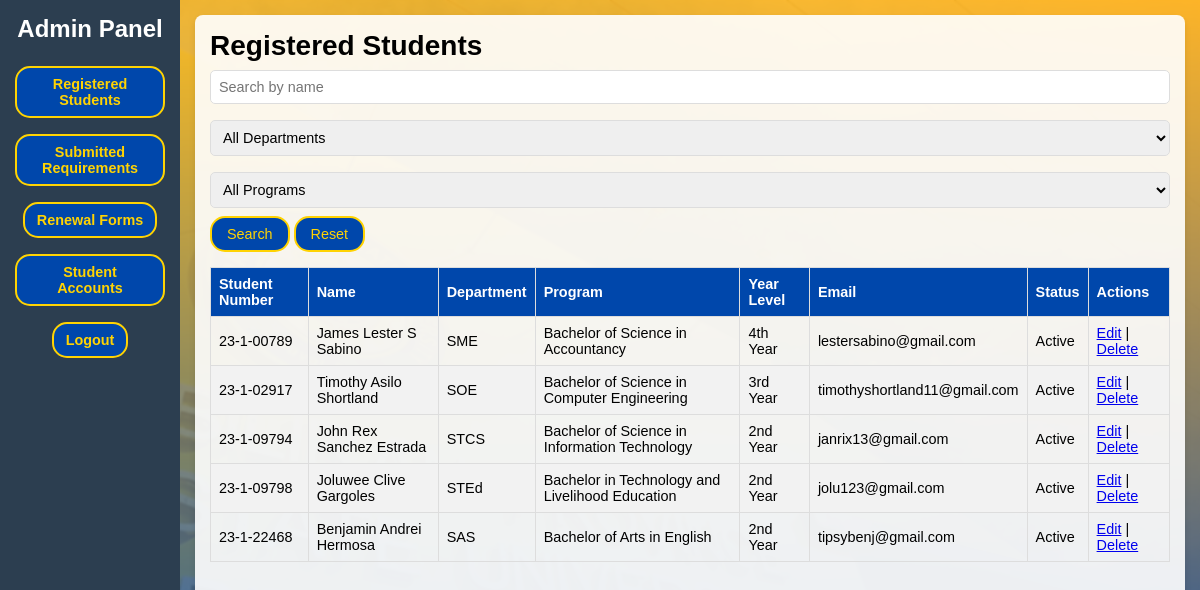
Screenshot of /admin/index-admin.php (signed in) with the database file from the repository.
### tables this page shows
CREATE TABLE `registration` (
  `student_number` varchar(255) NOT NULL,
  `first_name` varchar(255) NOT NULL,
  `middle_name` varchar(255) NOT NULL,
  `last_name` varchar(255) NOT NULL,
  `gender` enum('male','female','other') NOT NULL,
  `age` varchar(255) NOT NULL,
  `phone_number` varchar(255) NOT NULL,
  `email` varchar(255) NOT NULL,
  `country` varchar(255) NOT NULL,
  `province` varchar(255) NOT NULL,
  `municipality` varchar(255) NOT NULL,
  `barangay` varchar(255) NOT NULL,
  `department` varchar(255) NOT NULL,
  `program` varchar(255) NOT NULL,
  `year_level` varchar(255) NOT NULL,
  `grades` varchar(255) NOT NULL,
  `prospectus` varchar(255) NOT NULL,
  `school_id` varchar(255) NOT NULL,
  `status` enum('Pending','Active','Inactive') NOT NULL
);

### admin/index-admin.php (the view, shortened to what this page needs)
<?php
require 'db.php';
$searchName = isset($_GET['name']) ? $_GET['name'] : '';
$searchDepartment = isset($_GET['department']) ? $_GET['department'] : '';
$searchProgram = isset($_GET['program']) ? $_GET['program'] : '';
$sql = "SELECT student_number, first_name, middle_name, last_name, department, program, year_level, email, status
        FROM registration
        WHERE
        (first_name LIKE ? OR last_name LIKE ? OR CONCAT(first_name, ' ', last_name) LIKE ?)
        AND (department = ? OR ? = '')
        AND (program = ? OR ? = '')";
$stmt = $conn->prepare($sql);
$searchNameWildcard = '%' . $searchName . '%';
$stmt->bind_param(
    "sssssss",
    $searchNameWildcard,
    $searchNameWildcard,
    $searchNameWildcard,
    $searchDepartment,
    $searchDepartment,
    $searchProgram,
    $searchProgram
);
$stmt->execute();
$result = $stmt->get_result();
?>
<!DOCTYPE html>
<html>
<head>
    <link rel="stylesheet" href="stylesheets/style-admin.css">
</head>
<body>
<div class="sidebar">
    <h2>Admin Panel</h2>
    <a href="javascript:void(0);" onclick="toggleSection('students-section')">Registered Students</a>
    <a href="javascript:void(0);" onclick="toggleSection('requirements-section')">Submitted Requirements</a>
    <a href="javascript:void(0);" onclick="toggleSection('renewal-section')">Renewal Forms</a>
    <a href="javascript:void(0);" onclick="toggleSection('accounts-section')">Student Accounts</a>
    <a href="login.php">Logout</a>
</div>
<div class="main">
    <div id="students-section">
        <h1>Registered Students</h1>
        <form method="get" action="index-admin.php" class="search-form">
            <input type="text" name="name" placeholder="Search by name" value="<?php echo htmlspecialchars($searchName); ?>">
            <select name="department" id="department" onchange="updatePrograms()">
                <option value="">All Departments</option>
            </select>
            <select name="program" id="program">
                <option value="">All Programs</option>
            </select>
            <button type="submit">Search</button>
            <a href="index-admin.php"><button type="button">Reset</button></a>
        </form>
        <table>
            <thead>
                <tr>
                    <th>Student Number</th>
                    <th>Name</th>
                    <th>Department</th>
                    <th>Program</th>
                    <th>Year Level</th>
                    <th>Email</th>
                    <th>Status</th>
                    <th>Actions</th>
                </tr>
            </thead>
            <tbody>
                <?php
                if ($result->num_rows > 0) {
                    while ($row = $result->fetch_assoc()) {
                        $fullName = $row['first_name'] . ' ' . $row['middle_name'] . ' ' . $row['last_name'];
                        $status = $row['status'];
                        echo "<tr>
                            <td>{$row['student_number']}</td>
                            <td>{$fullName}</td>
                            <td>{$row['department']}</td>
                            <td>{$row['program']}</td>
                            <td>{$row['year_level']}</td>
                            <td>{$row['email']}</td>
                            <td>{$status}</td>
                            <td>
                                <a href='edit_student.php?student_number={$row['student_number']}'>Edit</a> |
                                <a href='delete_student.php?student_number={$row['student_number']}' onclick='return confirm(\"Delete this student?\")'>Delete</a>
                            </td>
                        </tr>";
                    }
                } else {
                    echo "<tr><td colspan='8'>No students found.</td></tr>";
                }
                ?>
            </tbody>
        </table>
    </div>
</div>
</body>
</html>

### stylesheets/style-admin.css (style rules this page uses)
* { margin: 0; padding: 0; }
*, *::before, *::after { box-sizing: border-box; }
body { background-repeat: no-repeat; background-attachment: fixed; background-position: center; background-size: cover; background-image: linear-gradient(rgba(255, 185, 33, 0.897), rgba(0, 71, 171, 0.897)), url('images/Background1.png'); backdrop-filter: blur(1px); height: 100vh; width: 100vw; display: flex; flex-direction: row; font-family: 'Montserrat', sans-serif; font-size: 14px; }
.sidebar { width: 180px; background-color: #2c3e50; color: white; height: 100vh; padding: 15px; position: relative; display: flex; flex-direction: column; align-items: center; text-align: center; flex-shrink: 0; }
.sidebar h2 { font-size: 1.5rem; margin-bottom: 15px; color: #FFFFFF; }
.sidebar a { display: block; margin: 8px 0; color: #FFD302; background-color: #0047AB; text-decoration: none; padding: 8px 12px; border: 2px solid #FFD302; border-radius: 15px; font-size: 0.9rem; font-weight: bold; transition: transform 0.2s ease, background-color 0.3s ease, color 0.3s ease; }
.main { flex-grow: 1; padding: 15px; background-color: rgba(255, 255, 255, 0.9); border-radius: 8px; margin: 15px; box-shadow: 0px 4px 6px rgba(0, 0, 0, 0.1); width: calc(100% - 220px); max-width: 1000px; overflow-y: auto; }
table { width: 100%; border-collapse: collapse; margin-top: 15px; }
table, th, td { border: 1px solid #ddd; }
th, td { padding: 8px; text-align: left; font-size: 0.9rem; }
th { background-color: #0047AB; color: white; }
tr:nth-child(even) { background-color: #f2f2f2; }
button { background-color: #0047AB; color: #FFD302; border: 2px solid #FFD302; border-radius: 15px; padding: 8px 15px; font-size: 0.9rem; cursor: pointer; transition: transform 0.2s ease, background-color 0.3s ease; }
form input, form select { width: 100%; padding: 8px; margin: 8px 0; border: 1px solid #ddd; border-radius: 5px; font-size: 0.9rem; }
h2 { text-align: center; color: #333; margin-bottom: 20px; }

### rows the page displays
registration: student_number "23-1-00789", fullName "James Lester S Sabino", department "SME", program "Bachelor of Science in Accountancy", year_level "4th Year", email "lestersabino@gmail.com", status "Active"
registration: student_number "23-1-02917", fullName "Timothy Asilo Shortland", department "SOE", program "Bachelor of Science in Computer Engineering", year_level "3rd Year", email "timothyshortland11@gmail.com", status "Active"
registration: student_number "23-1-09794", fullName "John Rex Sanchez Estrada", department "STCS", program "Bachelor of Science in Information Technology", year_level "2nd Year", email "janrix13@gmail.com", status "Active"
registration: student_number "23-1-09798", fullName "Joluwee Clive Gargoles", department "STEd", program "Bachelor in Technology and Livelihood Education", year_level "2nd Year", email "jolu123@gmail.com", status "Active"
registration: student_number "23-1-22468", fullName "Benjamin Andrei Hermosa", department "SAS", program "Bachelor of Arts in English", year_level "2nd Year", email "tipsybenj@gmail.com", status "Active"
